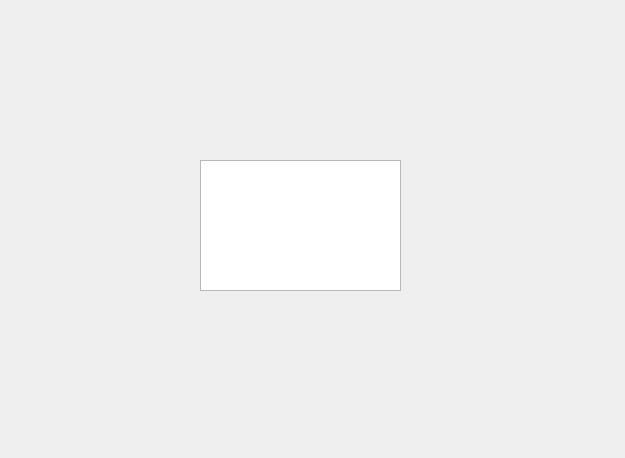
<?xml version="1.0" encoding="UTF-8"?>
<ui version="4.0">
 <class>Widget</class>
 <widget class="QWidget" name="Widget">
  <property name="geometry">
   <rect>
    <x>0</x>
    <y>0</y>
    <width>625</width>
    <height>458</height>
   </rect>
  </property>
  <property name="windowTitle">
   <string>Widget</string>
  </property>
  <widget class="QTextEdit" name="textEdit">
   <property name="geometry">
    <rect>
     <x>200</x>
     <y>160</y>
     <width>201</width>
     <height>131</height>
    </rect>
   </property>
  </widget>
 </widget>
 <layoutdefault spacing="6" margin="11"/>
 <resources/>
 <connections/>
</ui>
